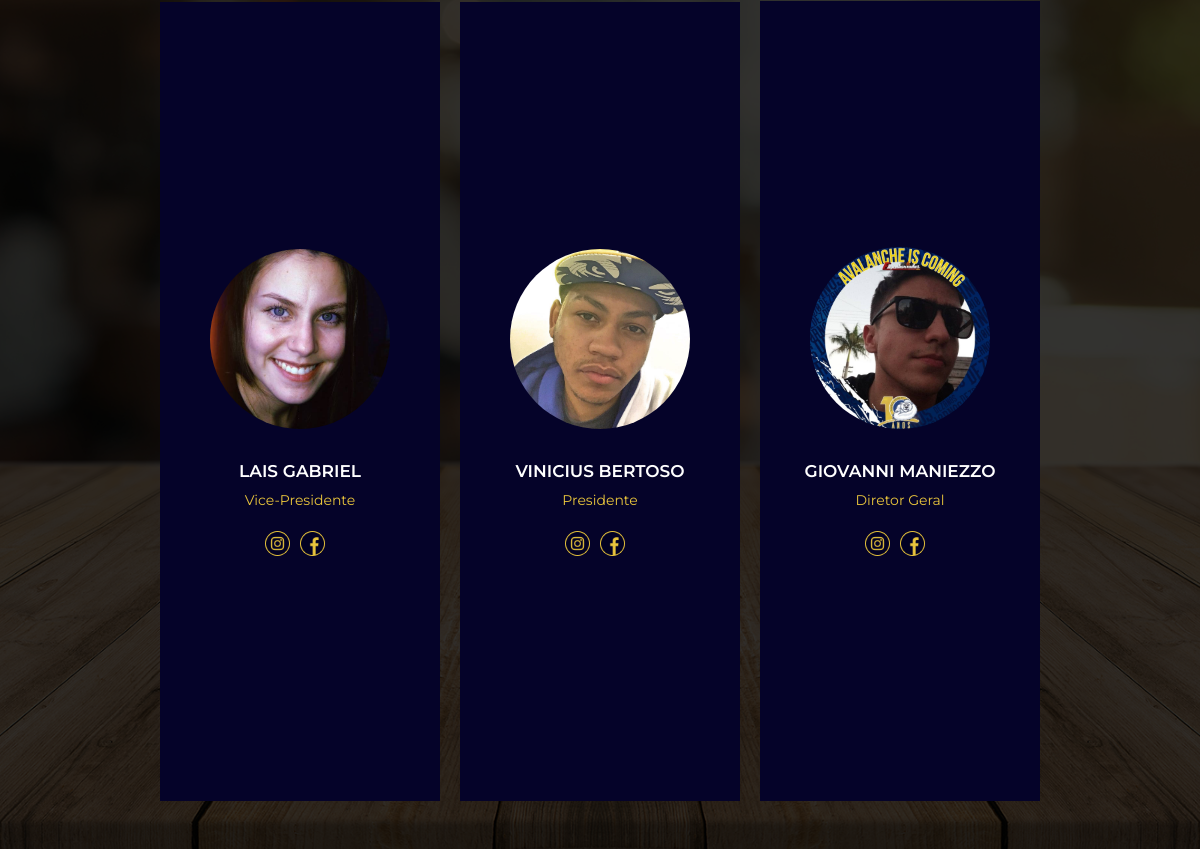
Before: / (middle part) with the older database file.
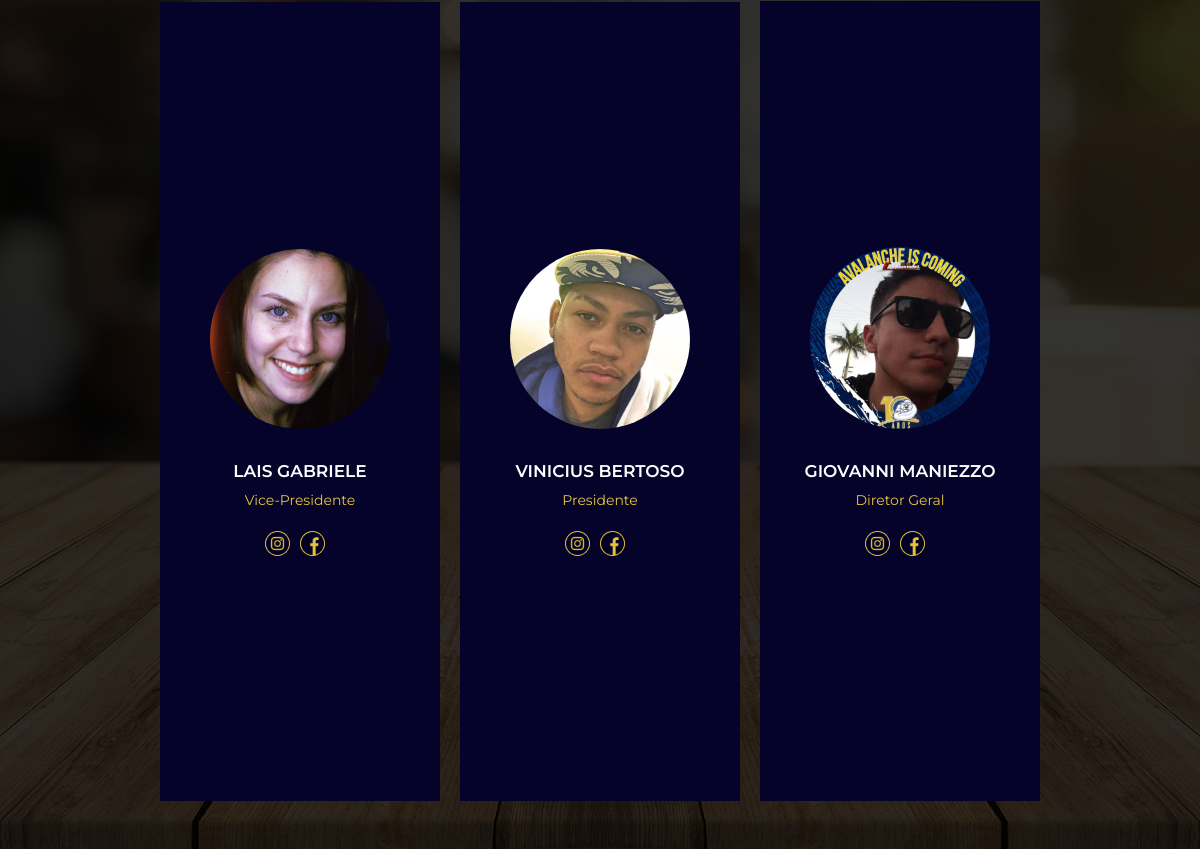
After: the same page with the newer database file.
### Avalancheutfpr/models.py (models this page shows, shortened)
class diretoria(models.Model):
    Cargos = (
        (1,"Presidente"),
        (2,"Vice Presidente"),
        (3,"Diretor Geral"),
    )
    name = models.CharField(max_length=255,null=False,blank=False,unique=True,verbose_name='Nome')
    cargo = models.IntegerField(choices=Cargos,null=False,blank=False,verbose_name='Cargo')
    foto = StdImageField(upload_to=get_file_path,null = False,blank = False)
    intagram = models.CharField(max_length=255,null=True,blank=True,verbose_name='Instagram')
    facebook =  models.CharField(max_length=255,null=True,blank=True,verbose_name='Facebook')
    class Meta:
        verbose_name = 'Diretor'
        verbose_name_plural = 'Diretores'
        ordering = ['cargo']

### Avalancheutfpr/views.py (the view)
# urls.py: 2. Add a URL to urlpatterns:  path('', Home.as_view(), name='home')
class Home(TemplateView):
    template_name = 'index.html'
    def get_context_data(self, **kwargs):
        context = super(Home,self).get_context_data(**kwargs)
        Diretoria = diretoria.objects.all().order_by('cargo')
        Produtos =  produtobase.objects.filter(destaque = 'Sim').order_by('-id')
        context['Produtos'] = Produtos[0]
        context['Presidente'] = Diretoria[0]
        context['Vice'] = Diretoria[1]
        context['Geral'] = Diretoria[2]
        return context

### Avalancheutfpr/templates/index.html (shortened to what this page needs)
{% extends 'Base.html' %}
{% load static %}
{%load bootstrap4 %}
{%block body%}
<main>
    <section class="default dark bg-team">
        <div class="section-team-area">
            <div class="section-body">
                <div class="section-team">
                    <div class="sliders" style="margin-left:0;">
                        <div class="slide">
                            <div class="slidearea">
                                <img class="section-team--avatar" src="{{Vice.foto.url}}" />
                                <div class="section-team--name">{{Vice.name}}</div>
                                <div class="section-team--role">Vice-Presidente</div>
                                <div class="section-team--social">
                                        <a href="{{Vice.intagram}}"><img src="{%static 'assets/instagram.png'%}" /></a>
                                        <a href="{{Vice.facebook}}"><img src="{%static 'assets/facebook.png'%}" /></a>
                                </div>
                            </div>
                        </div><div class="slide">
                            <div class="slidearea">
                                <img class="section-team--avatar" src="{{Presidente.foto.url}}" />
                                <div class="section-team--name">{{Presidente.name}}</div>
                                <div class="section-team--role">Presidente</div>
                                <div class="section-team--social">
                                        <a href="{{Presidente.intagram}}"><img src="{%static 'assets/instagram.png'%}" /></a>
                                        <a href="{{Presidente.facebook}}"><img src="{%static 'assets/facebook.png'%}" /></a>
                                </div>
                            </div>
                        </div><div class="slide">
                            <div class="slidearea">
                                <img class="section-team--avatar" src="{{Geral.foto.url}}" />
                                <div class="section-team--name">{{Geral.name}}</div>
                                <div class="section-team--role">Diretor Geral</div>
                                <div class="section-team--social">
                                        <a href="{{Geral.instagram}}"><img src="{%static 'assets/instagram.png'%}" /></a>
                                        <a href="{{Geral.facebook}}"><img src="{%static 'assets/facebook.png'%}" /></a>
                                </div>
                            </div>
                        </div>
                    </div>
                </div>
            </div>
        </div>
    </section>
</main>
{%endblock%}

Changed rows visible on the page:
changed diretoria: name "LAIS GABRIEL" → "LAIS GABRIELE"
